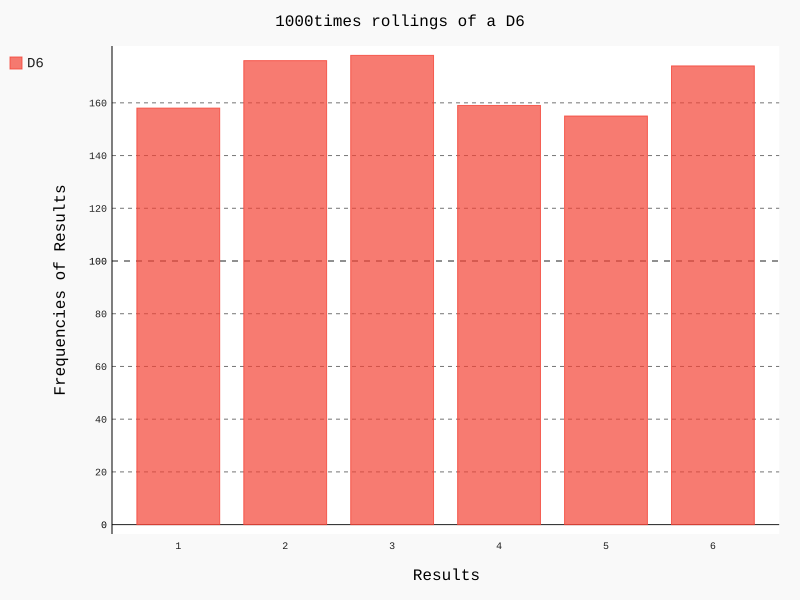

Generate this figure with Python:
import pygal

from die import Die

die=Die()

results=[]
frequencies=[]

def roll_die(roll_num):
	for x in range(roll_num):
		result=die.roll()
		results.append(result)

def count_side_num(results):
	for result in range(1,die.sides_num+1):
		frequency=results.count(result)
		frequencies.append(frequency)
	return frequencies

roll_die(1000)
count_side_num(results)

hist=pygal.Bar()

hist.title='1000times rollings of a D6'
hist.x_labels=list(range(1,die.sides_num+1))
hist.x_title='Results'
hist.y_title='Frequencies of Results'

hist.add('D6',frequencies)
hist.render_to_file('die_visual.svg')

# print(results)
print(frequencies)
